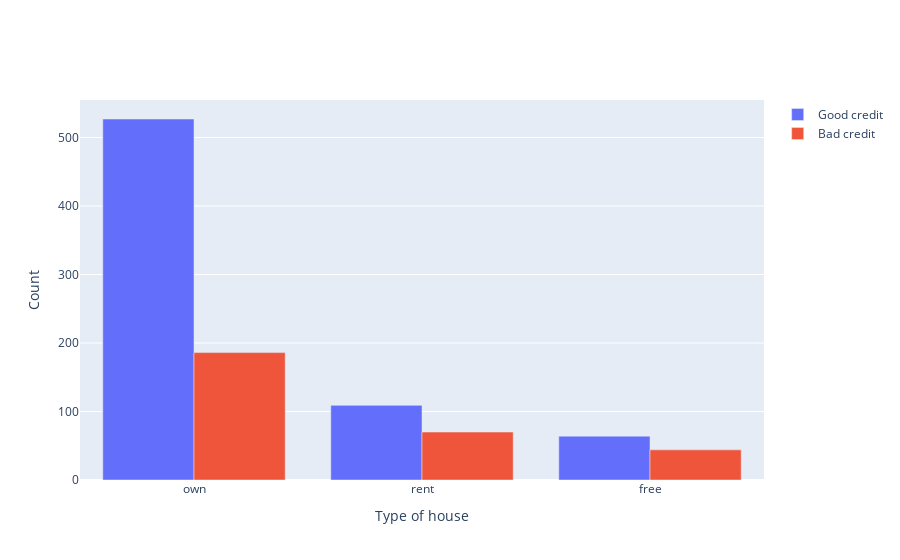

Source (notebook cell):
### Markdown cell above
**Разбивка по домам**

### Code cell
trace0 = go.Bar(
            x = df_good['housing'].value_counts().index.values,
            y = df_good['housing'].value_counts().values,
            name = 'Good credit'
)
trace1 = go.Bar(
            x = df_bad['housing'].value_counts().index.values,
            y = df_bad['housing'].value_counts().values,
            name = 'Bad credit'
)
data = [trace0, trace1]
layout = go.Layout(
            xaxis = dict(title = 'Type of house'),
            yaxis = dict(title = 'Count')
            )
fig = go.Figure(data=data, layout=layout)
py.iplot(fig, filename = 'bar-house')

### Figure 1 — Plotly figure (JSON) as saved in the notebook; plotly's stock layout.template omitted (floating-point values rounded to 4 significant figures)
{"data": [{"name": "Good credit", "type": "bar", "x": ["own", "rent", "free"], "y": [527, 109, 64]}, {"name": "Bad credit", "type": "bar", "x": ["own", "rent", "free"], "y": [186, 70, 44]}], "layout": {"xaxis": {"title": {"text": "Type of house"}}, "yaxis": {"title": {"text": "Count"}}}}
